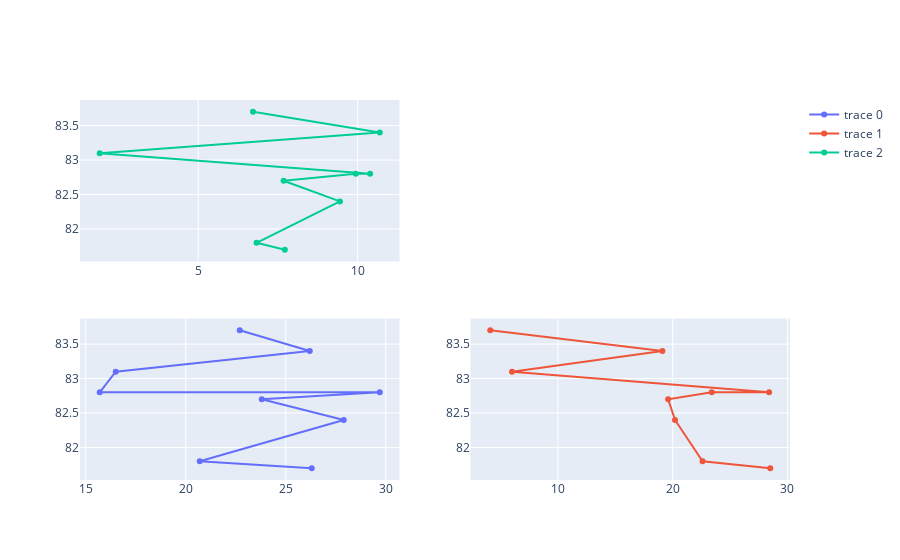

Notebook cell for this chart:
### Code cell
import plotly.graph_objects as go
from plotly.subplots import make_subplots

fig = make_subplots(rows=2, cols=2, start_cell='bottom-left')

fig.add_trace(go.Scatter(x=filtered_df['Prevalence of current tobacco use (% of adults)'], y=filtered_df['Life expectancy']),
              row=1, col=1)

fig.add_trace(go.Scatter(x=filtered_df['Prevalence of obesity among adults, Both sexes'], y=filtered_df['Life expectancy']),
              row=1, col=2)

fig.add_trace(go.Scatter(x=filtered_df['Total alcohol consumption per capita (liters of pure alcohol, projected estimates, 15+ years of age)'], y=filtered_df['Life expectancy']),
              row=2, col=1)

### Figure 1 — Plotly figure (JSON) as saved in the notebook; plotly's stock layout.template omitted (floating-point values rounded to 4 significant figures)
{"data": [{"type": "scatter", "x": [22.7, 26.2, 16.5, 15.7, 29.7, 23.8, 27.9, 20.7, 26.3], "xaxis": "x", "y": [83.7, 83.4, 83.1, 82.8, 82.8, 82.7, 82.4, 81.8, 81.7], "yaxis": "y"}, {"type": "scatter", "x": [4.1, 19.1, 6, 28.4, 23.4, 19.6, 20.2, 22.6, 28.5], "xaxis": "x2", "y": [83.7, 83.4, 83.1, 82.8, 82.8, 82.7, 82.4, 81.8, 81.7], "yaxis": "y2"}, {"type": "scatter", "x": [6.718, 10.69, 1.912, 10.39, 9.942, 7.678, 9.445, 6.83, 7.717], "xaxis": "x3", "y": [83.7, 83.4, 83.1, 82.8, 82.8, 82.7, 82.4, 81.8, 81.7], "yaxis": "y3"}], "layout": {"xaxis": {"anchor": "y", "domain": [0, 0.45]}, "xaxis2": {"anchor": "y2", "domain": [0.55, 1]}, "xaxis3": {"anchor": "y3", "domain": [0, 0.45]}, "xaxis4": {"anchor": "y4", "domain": [0.55, 1]}, "yaxis": {"anchor": "x", "domain": [0, 0.425]}, "yaxis2": {"anchor": "x2", "domain": [0, 0.425]}, "yaxis3": {"anchor": "x3", "domain": [0.575, 1]}, "yaxis4": {"anchor": "x4", "domain": [0.575, 1]}}}
